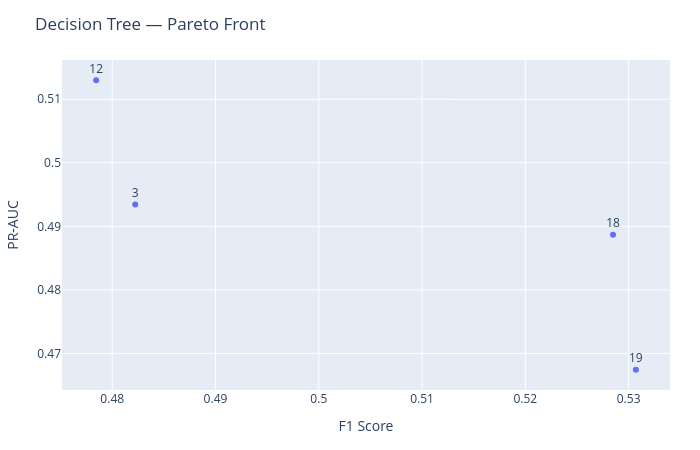

Source (notebook cell):
### Code cell
tree_pareto_data = pd.DataFrame(
    [
        {
            "trial": trial.number,
            "F1": trial.values[0],
            "PR_AUC": trial.values[1]
        }
        for trial in tree_mo_study.best_trials
    ]
)

fig = px.scatter(
    tree_pareto_data,
    x="F1",
    y="PR_AUC",
    text="trial",
    title="Decision Tree — Pareto Front",
    labels={
        "F1": "F1 Score",
        "PR_AUC": "PR-AUC",
        "trial": "Trial"
    }
)

fig.update_traces(
    textposition="top center"
)

fig.update_layout(
    width=700,
    height=450,
    margin=dict(
        l=60,
        r=30,
        t=60,
        b=60
    )
)

fig.show()

### Figure 1 — Plotly figure (JSON) as saved in the notebook; plotly's stock layout.template omitted (floating-point values rounded to 4 significant figures)
{"data": [{"hovertemplate": "F1 Score=%{x}<br>PR-AUC=%{y}<br>Trial=%{text}<extra></extra>", "legendgroup": "", "marker": {"color": "#636efa", "symbol": "circle"}, "mode": "markers+text", "name": "", "orientation": "v", "showlegend": false, "text": [3.0, 12.0, 18.0, 19.0], "textposition": "top center", "type": "scatter", "x": [0.4822, 0.4784, 0.5285, 0.5307], "xaxis": "x", "y": [0.4934, 0.513, 0.4887, 0.4675], "yaxis": "y"}], "layout": {"height": 450, "legend": {"tracegroupgap": 0}, "margin": {"b": 60, "l": 60, "r": 30, "t": 60}, "title": {"text": "Decision Tree — Pareto Front"}, "width": 700, "xaxis": {"anchor": "y", "domain": [0, 1], "title": {"text": "F1 Score"}}, "yaxis": {"anchor": "x", "domain": [0, 1], "title": {"text": "PR-AUC"}}}}
